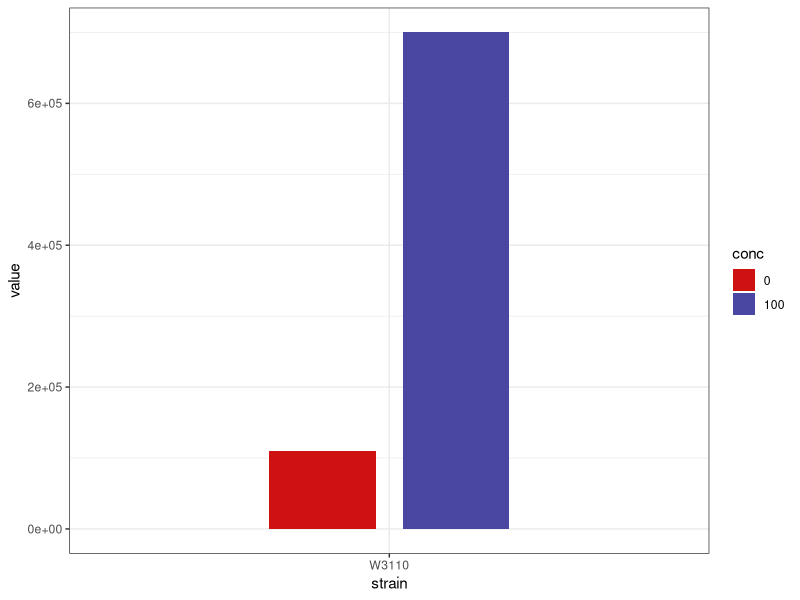

Write R code to recreate this figure.
## ---- chunk 1
id <- c(1)
team_name <- c("Sheffield")
year <- c(2016)
project <- c("create a device that could prevent the unnecessary use of antibiotics")
wiki <- c("http://2016.igem.org/Team:Sheffield")

igem_team <- data.frame(id, 
                        team_name, 
                        project, 
                        year, 
                        wiki)

igem_team
## ---- chunk 2
library(data.table)

id <- 1:2
BBid <- c("BBa_J23100", "BBa_J23106")
type <- c(rep("Promoter",length(id)))
link <- c("-", "-")
backborn <- c(rep("pSB1C3",2))
team_name <- c(rep("Sheffield",2))
user <- rep("Lelp27", length(id))
device_id <- rep("BBa_K2016000", length(id))

igem_part <- data.table(id, BBid, type, backborn, link, device_id, team_name)
igem_part
## ---- chunk 3
id <- 1:4
strain <- rep("W3110",4)
indc <- (rep("FeCl3",4))
conc <- c(0, 0, 100, 100)
value <- c(100000, 110000, 700000, 650000)
valunit <- rep("Fluorescence", length(id))
promoter <- c("BBa_J23106", "BBa_J23100", "BBa_J23106", "BBa_J23100")
incubhr <- c <- (rep("16-18h", length(id)))
incubtemp <- c(rep("37",length(id)))
device_id <- rep("BBa_K2016000", length(id))
link <- c(rep("http://2016.igem.org/Team:Sheffield/project/science",4))

igem_obs <- data.table(id, strain, promoter, indc, conc, value, valunit, incubhr, incubtemp, device_id, link)

igem_obs
## ---- chunk 4
library(tidyverse)
rm(igem_promoter)
igem_promoter <- igem_part %>%
  left_join(igem_team, by="team_name") %>%
  left_join(igem_obs, by="device_id")
igem_promoter
## ---- chunk 5
plot_data <- igem_promoter %>% 
  filter(BBid=="BBa_J23100") %>% 
  select(strain, conc, value) %>% 
  mutate(strain=factor(strain), conc=factor(conc))

ggplot(plot_data, aes(x=strain, y=value, fill=conc)) +
  geom_bar(stat="identity", position=position_dodge(width=0.5), width=0.4) +
  scale_fill_manual(values=c("#ce1212", "#4a47a3")) +
  theme_bw()
